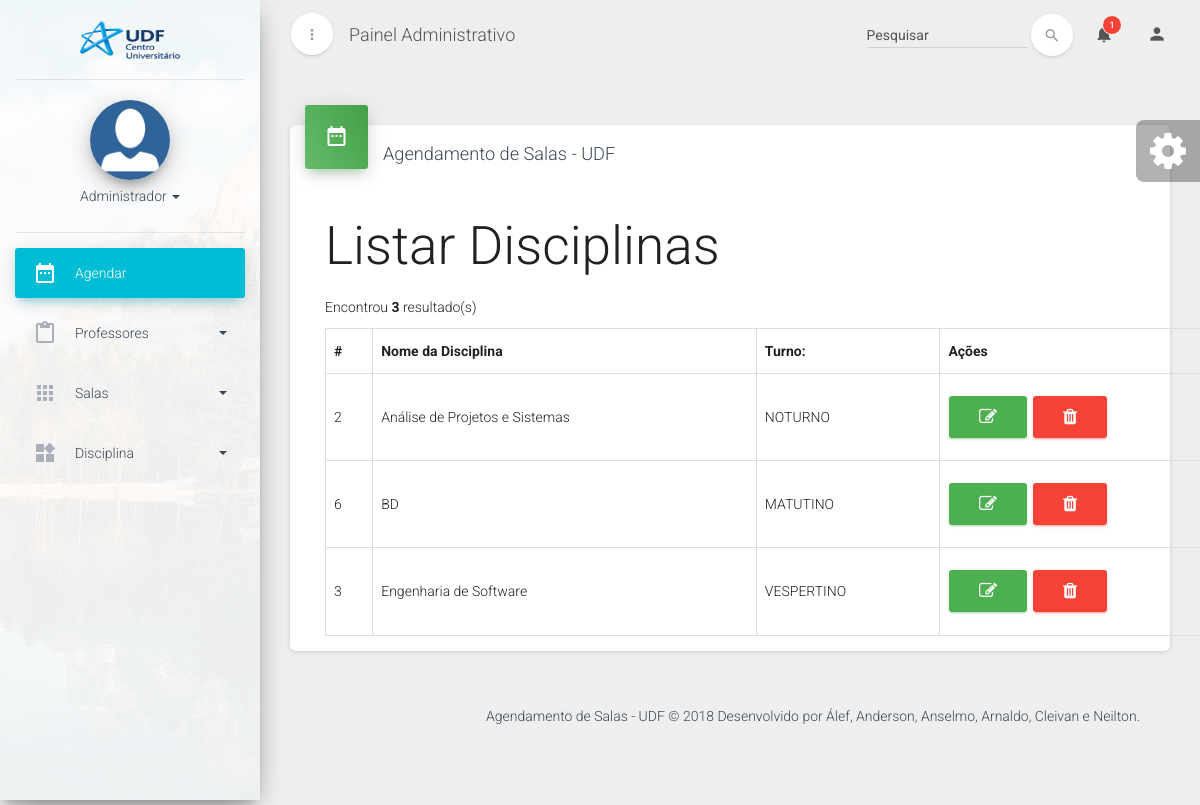
Page /index.php?page=list-disciplina on the committed database.
### tables this page shows
CREATE TABLE `disciplina` (
  `id_disciplina` int(10) UNSIGNED NOT NULL,
  `sala_id_sala` int(10) UNSIGNED NOT NULL,
  `professor_id_professor` int(10) UNSIGNED NOT NULL,
  `nome_disciplina` varchar(50) DEFAULT NULL,
  `turno_disciplina` varchar(50) DEFAULT NULL
);

### controller/listar-disciplina.php (the view)
<h1>Listar Disciplinas</h1>
<?php
    $sql = 'SELECT * FROM disciplina AS s
            LEFT JOIN sala AS d
            ON s.id_disciplina = d. id_sala
            ORDER BY nome_disciplina';
    $result = $conn->query($sql);
    $qtd = $result->num_rows;
    if ($qtd > 0) {
        echo "<p>Encontrou <b>$qtd</b> resultado(s)</p>";
        echo "<table class='table table-bordered table-hover'>";
        echo '<tr>';
        echo '<th>#</th>';
        echo '<th>Nome da Disciplina</th>';
        echo '<th>Turno:</th>';
        echo '<th>Ações</th>';
        echo '</tr>';
        while ($row = $result->fetch_assoc()) {
            echo '<tr>';
            echo '<td>'.$row['id_disciplina'].'</td>';
            echo '<td>'.$row['nome_disciplina'].'</td>';
            echo '<td>'.$row['turno_disciplina'].'</td>';
            echo "<td>
					<button class='btn btn-success' onclick=\"location.href='index.php?page=editar-disciplina&id_disciplina=".$row['id_disciplina']."';\"><i class='fa fa-edit'></i></button>
					<button class='btn btn-danger' onclick=\"location.href='index.php?page=salvar-disciplina&acao=excluir&id_disciplina=".$row['id_disciplina']."';\"><i class='fa fa-trash'></i></button>
				   </td>";
            echo '</tr>';
        }
        echo '</table>';
    } else {
        echo 'Não encontrou resultados';
    }
?>

### rows in the picture
disciplina: id_disciplina "2", nome_disciplina "Análise de Projetos e Sistemas", turno_disciplina "NOTURNO"
disciplina: id_disciplina "6", nome_disciplina "BD", turno_disciplina "MATUTINO"
disciplina: id_disciplina "3", nome_disciplina "Engenharia de Software", turno_disciplina "VESPERTINO"

### other values in the picture
$qtd "3"
